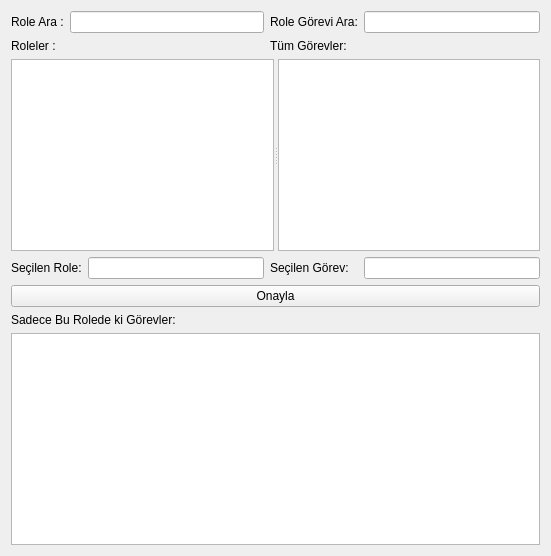
<ui version="4.0" >
 <class>FormRoleRoleGorev</class>
 <widget class="QWidget" name="FormRoleRoleGorev" >
  <property name="geometry" >
   <rect>
    <x>0</x>
    <y>0</y>
    <width>551</width>
    <height>556</height>
   </rect>
  </property>
  <property name="windowTitle" >
   <string>Role ye Role Görevi Atama</string>
  </property>
  <property name="windowIcon" >
   <iconset resource="ikon.qrc" >:/ikonlar/share.png</iconset>
  </property>
  <layout class="QGridLayout" >
   <item row="0" column="0" >
    <widget class="QLabel" name="label" >
     <property name="text" >
      <string>Role Ara :</string>
     </property>
    </widget>
   </item>
   <item row="0" column="1" colspan="2" >
    <widget class="QLineEdit" name="ara_uyeler" />
   </item>
   <item row="0" column="3" >
    <widget class="QLabel" name="label_2" >
     <property name="text" >
      <string>Role Görevi Ara:</string>
     </property>
    </widget>
   </item>
   <item row="0" column="4" >
    <widget class="QLineEdit" name="ara_kitaplar" />
   </item>
   <item row="1" column="0" colspan="2" >
    <widget class="QLabel" name="label_7" >
     <property name="text" >
      <string>Roleler :</string>
     </property>
    </widget>
   </item>
   <item row="1" column="3" colspan="2" >
    <widget class="QLabel" name="label_3" >
     <property name="text" >
      <string>Tüm Görevler:</string>
     </property>
    </widget>
   </item>
   <item row="2" column="0" colspan="5" >
    <widget class="QSplitter" name="splitter" >
     <property name="orientation" >
      <enum>Qt::Horizontal</enum>
     </property>
     <widget class="QTableView" name="tablo_role" >
      <property name="selectionMode" >
       <enum>QAbstractItemView::SingleSelection</enum>
      </property>
      <property name="selectionBehavior" >
       <enum>QAbstractItemView::SelectRows</enum>
      </property>
     </widget>
     <widget class="QTableView" name="tablo_rolegorev" >
      <property name="selectionMode" >
       <enum>QAbstractItemView::SingleSelection</enum>
      </property>
      <property name="selectionBehavior" >
       <enum>QAbstractItemView::SelectRows</enum>
      </property>
     </widget>
    </widget>
   </item>
   <item row="3" column="0" colspan="2" >
    <widget class="QLabel" name="label_5" >
     <property name="text" >
      <string>Seçilen Role:</string>
     </property>
    </widget>
   </item>
   <item row="3" column="2" >
    <widget class="QLineEdit" name="LeRole" />
   </item>
   <item row="3" column="3" >
    <widget class="QLabel" name="label_6" >
     <property name="text" >
      <string>Seçilen Görev:</string>
     </property>
    </widget>
   </item>
   <item row="3" column="4" >
    <widget class="QLineEdit" name="LeRoleGorev" />
   </item>
   <item row="4" column="0" colspan="5" >
    <widget class="QPushButton" name="PbAta" >
     <property name="text" >
      <string>Onayla</string>
     </property>
     <property name="icon" >
      <iconset resource="ikon.qrc" >:/ikonlar/onayla.png</iconset>
     </property>
    </widget>
   </item>
   <item row="5" column="0" colspan="5" >
    <widget class="QLabel" name="label_4" >
     <property name="text" >
      <string>Sadece Bu Rolede ki Görevler:</string>
     </property>
    </widget>
   </item>
   <item row="6" column="0" colspan="5" >
    <widget class="QTableView" name="tablo_rolegorev_atanan" >
     <property name="mouseTracking" >
      <bool>true</bool>
     </property>
     <property name="focusPolicy" >
      <enum>Qt::WheelFocus</enum>
     </property>
     <property name="contextMenuPolicy" >
      <enum>Qt::ActionsContextMenu</enum>
     </property>
     <property name="editTriggers" >
      <set>QAbstractItemView::AllEditTriggers</set>
     </property>
     <property name="tabKeyNavigation" >
      <bool>false</bool>
     </property>
     <property name="alternatingRowColors" >
      <bool>true</bool>
     </property>
     <property name="selectionMode" >
      <enum>QAbstractItemView::SingleSelection</enum>
     </property>
     <property name="selectionBehavior" >
      <enum>QAbstractItemView::SelectRows</enum>
     </property>
     <property name="sortingEnabled" >
      <bool>true</bool>
     </property>
    </widget>
   </item>
  </layout>
  <action name="actionSil" >
   <property name="icon" >
    <iconset resource="ikon.qrc" >:/ikonlar/eraser.png</iconset>
   </property>
   <property name="text" >
    <string>sil</string>
   </property>
  </action>
 </widget>
 <resources>
  <include location="ikon.qrc" />
 </resources>
 <connections/>
</ui>
